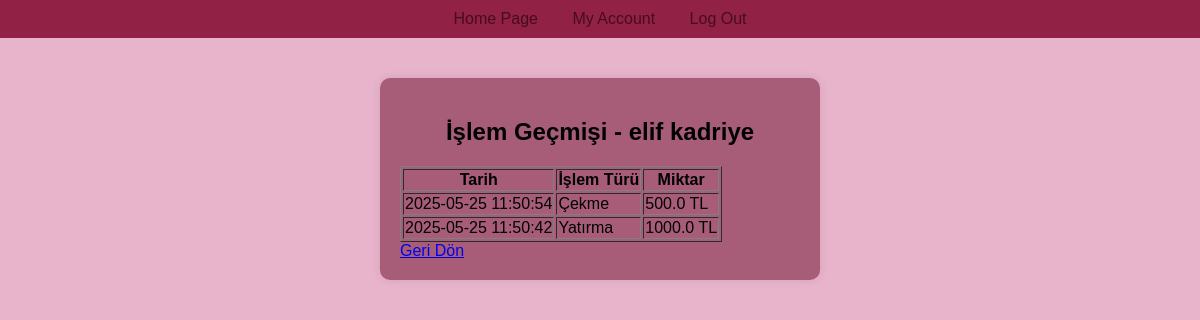
The page /islem_gecmisi (signed in) on the database its author committed.
### app.py (models this page shows, shortened)
class Kullanici(db.Model):
    __tablename__ = 'kullanici'
    id = db.Column(db.Integer, primary_key=True)
    isim = db.Column(db.String(100), unique=True, nullable=False)
    sifre_hash = db.Column(db.String(128), nullable=False)
    bakiye = db.Column(db.Float, default=0.0)
    hareketler = db.relationship('Hareket', backref='kullanici', lazy=True)

class Hareket(db.Model):
    id = db.Column(db.Integer, primary_key=True)
    kullanici_id = db.Column(db.Integer, db.ForeignKey('kullanici.id'), nullable=False)
    islem_turu = db.Column(db.String(10))
    miktar = db.Column(db.Float)
    tarih = db.Column(db.DateTime, default=datetime.utcnow)

### app.py (the view)
@app.route('/islem_gecmisi')
def islem_gecmisi():
    if 'user_id' not in session:
        flash('Lütfen önce giriş yapın.', 'error')
        return redirect(url_for('login'))
    kullanici = Kullanici.query.get(session['user_id'])
    hareketler = Hareket.query.filter_by(kullanici_id=kullanici.id).order_by(Hareket.tarih.desc()).all()
    return render_template('gecmis.html', kullanici=kullanici, hareketler=hareketler)

### templates/gecmis.html (shortened to what this page needs)
{% extends 'base.html' %}
{% block content %}
  <h2>İşlem Geçmişi - {{ kullanici.isim }}</h2>
  <table border="1">
      <tr>
          <th>Tarih</th>
          <th>İşlem Türü</th>
          <th>Miktar</th>
      </tr>
      {% for hareket in hareketler %}
      <tr>
          <td>{{ hareket.tarih.strftime('%Y-%m-%d %H:%M:%S') }}</td>
          <td>{{ hareket.islem_turu }}</td>
          <td>{{ hareket.miktar }} TL</td>
      </tr>
      {% endfor %}
  </table>
  <a href="{{ url_for('hesap') }}">Geri Dön</a>
{% endblock %}

### static/style.css (style rules this page uses)
h1, h2 { text-align: center; color: #2c3e50; }
body { font-family: Arial, sans-serif; background: #e8b4cb; margin:0; }
h1, h2 { text-align: center; color: #000000; }

### rows shown on the page
Kullanici: isim "elif kadriye"
Hareket: tarih "2025-05-25 11:50:54", islem_turu "Çekme", miktar "500.0"
Hareket: tarih "2025-05-25 11:50:42", islem_turu "Yatırma", miktar "1000.0"
